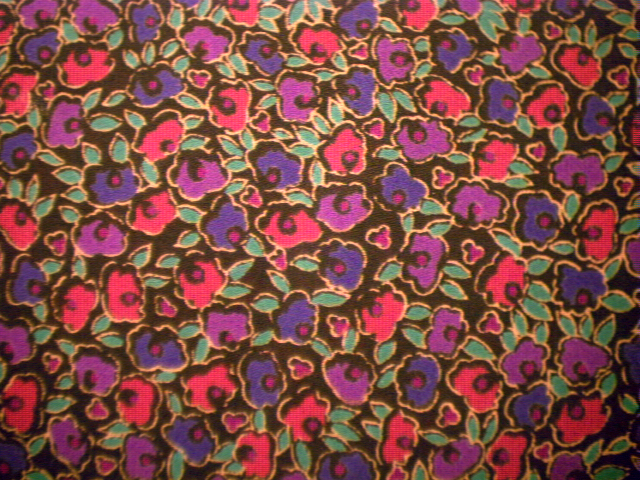
%> input picture Images/fabric.png, 640 x 480 px
$ octave ipexfabric.m   (GNU Octave 9; MATLAB toolbox functions it lacks are replaced by stand-ins)
%> lines starting %> are read from the running program, lines starting %| are printed output that depends on the picture; in (x1, y1, x2, y2) boxes, pixels count from 0 and x2, y2 are one past the last pixel; in counts of white or black regions, pixels touching at a corner belong together; the program's own positions count from 1
%% Color-Based Segmentation Using the L*a*b* Color Space
% This example shows how to identify different colors in fabric by analyzing the
% L*a*b* colorspace. The fabric image was acquired using the Image Acquisition
% Toolbox(TM).
%
% Copyright 1993-2012 The MathWorks, Inc.


%% Step 1: Acquire Image
% Read in the |fabric.png| image, which is an image of colorful fabric.  Instead
% of using |fabric.png|, you can acquire an image using the following functions in
% the Image Acquisition Toolbox.

% Access a Matrox(R) frame grabber attached to a Pulnix TMC-9700 camera, and
% acquire data using an NTSC format.
% vidobj = videoinput('matrox',1,'M_NTSC_RGB');

% Open a live preview window.  Point camera onto a piece of colorful fabric.
% preview(vidobj);

% Capture one frame of data.
% fabric = getsnapshot(vidobj);
% imwrite(fabric,'fabric.png','png');

% Delete and clear associated variables.
% delete(vidobj)
% clear vidobj;

fabric = imread('fabric.png');
%> fabric is the input picture: size 480x640x3 uint8; mean R, G, B 126.9, 75.7, 68.2
figure(1), imshow(fabric), title('fabric');

%% Step 2: Calculate Sample Colors in L*a*b* Color Space for Each Region
% You can see six major colors in the image: the background color, red, green,
% purple, yellow, and magenta.  Notice how easily you can visually distinguish
% these colors from one another.  The L*a*b* colorspace (also known as CIELAB or
% CIE L*a*b*) enables you to quantify these visual differences.
%
% The L*a*b* color space is derived from the CIE XYZ tristimulus values.  The
% L*a*b* space consists of a luminosity 'L*' or brightness layer, chromaticity
% layer 'a*' indicating where color falls along the red-green axis, and
% chromaticity layer 'b*' indicating where the color falls along the blue-yellow
% axis.
%
% Your approach is to choose a small sample region for each color and to
% calculate each sample region's average color in 'a*b*' space. You will use
% these color markers to classify each pixel.
%
% To simplify this example, load the region coordinates that are stored in a
% MAT-file.

load regioncoordinates;

nColors = 6;
sample_regions = false([size(fabric,1) size(fabric,2) nColors]);

for count = 1:nColors
  sample_regions(:,:,count) = roipoly(fabric,region_coordinates(:,1,count),...
                                      region_coordinates(:,2,count));
end

imshow(sample_regions(:,:,2)),title('sample region for red');
%> after `imshow(sample_regions(:,:,2))`:
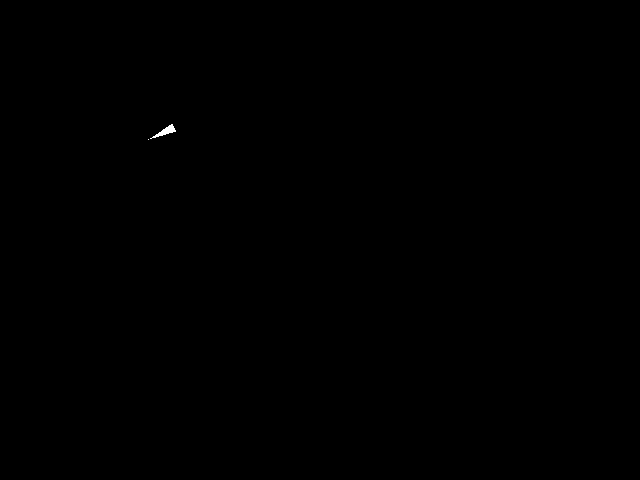
%> displayed picture: size 480x640 logical; 0.04% white; 2 white regions (1 under 20 px), largest, box (x1, y1, x2, y2) and area: (150, 124, 176, 139) 126

%%
% Convert your fabric RGB image into an L*a*b* image using |makecform| and
% |applycform|.

cform = makecform('srgb2lab');
lab_fabric = applycform(fabric,cform);
%> lab_fabric: size 480x640x3 uint8; mean of channels 1, 2, 3 98.4, 148.7, 143.1

%%
% Calculate the mean 'a*' and 'b*' value for each area that you extracted with
% |roipoly|.  These values serve as your color markers in 'a*b*' space.

a = lab_fabric(:,:,2);
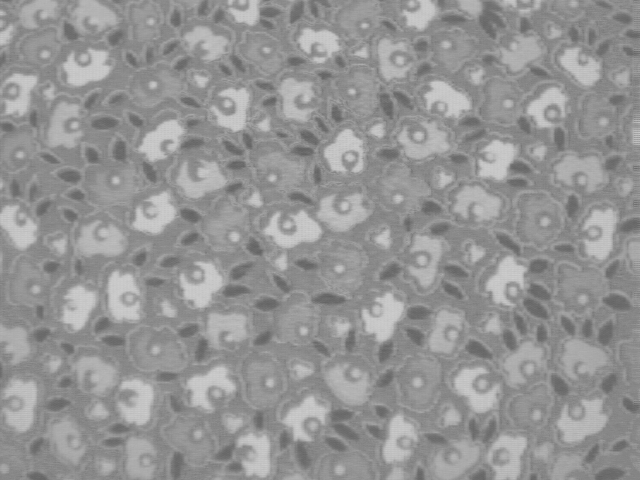
%> a: size 480x640 uint8; min 96, max 206, mean 148.7
b = lab_fabric(:,:,3);
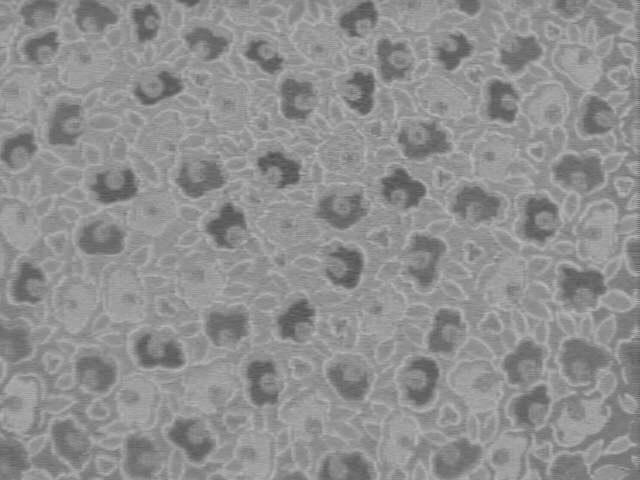
%> b: size 480x640 uint8; min 77, max 188, mean 143.1
color_markers = repmat(0, [nColors, 2]);

for count = 1:nColors
  color_markers(count,1) = mean2(a(sample_regions(:,:,count)));
  color_markers(count,2) = mean2(b(sample_regions(:,:,count)));
end
%> after the loop, color_markers = [139.7 144.5; 198.1 149.8; 106.4 140.1; 160.7 93.66; 185.6 105; 151.2 173.5]

%%
% For example, the average color of the red sample region in 'a*b*' space is

disp(sprintf('[%0.3f,%0.3f]',color_markers(2,1),color_markers(2,2)));
%| [198.150,149.795]

%% Step 3: Classify Each Pixel Using the Nearest Neighbor Rule
% Each color marker now has an 'a*' and a 'b*' value.  You can classify each pixel
% in the |lab_fabric| image by calculating the Euclidean distance between that
% pixel and each color marker.  The smallest distance will tell you that the
% pixel most closely matches that color marker.  For example, if the distance
% between a pixel and the red color marker is the smallest, then the pixel would
% be labeled as a red pixel.

%%
% Create an array that contains your color labels,
% i.e., 0 = background, 1 = red, 2 = green, 3 = purple, 4 = magenta, and 5 = yellow.

color_labels = 0:nColors-1;

%%
% Initialize matrices to be used in the nearest neighbor classification.

a = double(a);
%> a: size 480x640 double
b = double(b);
%> b: size 480x640 double
distance = repmat(0,[size(a), nColors]);

%%
% Perform classification

for count = 1:nColors
  distance(:,:,count) = ( (a - color_markers(count,1)).^2 + ...
                      (b - color_markers(count,2)).^2 ).^0.5;
end

[value, label] = min(distance,[],3);
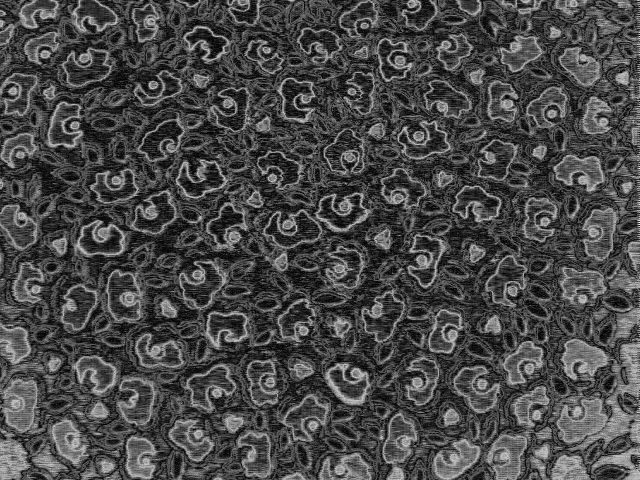
%> value: size 480x640 double; min 0.254, max 40.48, mean 11.8; drawn with min black and max white
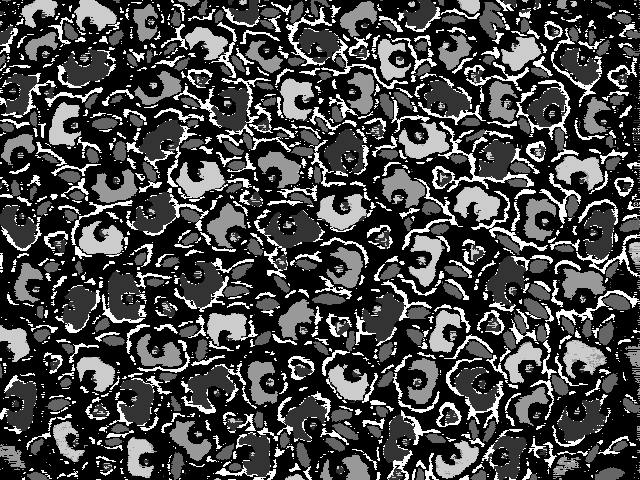
%> label: size 480x640 double; min 1, max 6, mean 2.38; drawn with min black and max white
label = color_labels(label);
clear value distance;

%% Step 4: Display Results of Nearest Neighbor Classification
% The label matrix contains a color label for each pixel in the fabric
% image. Use the label matrix to separate objects in the original fabric
% image by color.

rgb_label = repmat(label,[1 1 3]);
segmented_images = repmat(uint8(0),[size(fabric), nColors]);

for count = 1:nColors
  color = fabric;
  color(rgb_label ~= color_labels(count)) = 0;
  segmented_images(:,:,:,count) = color;
end
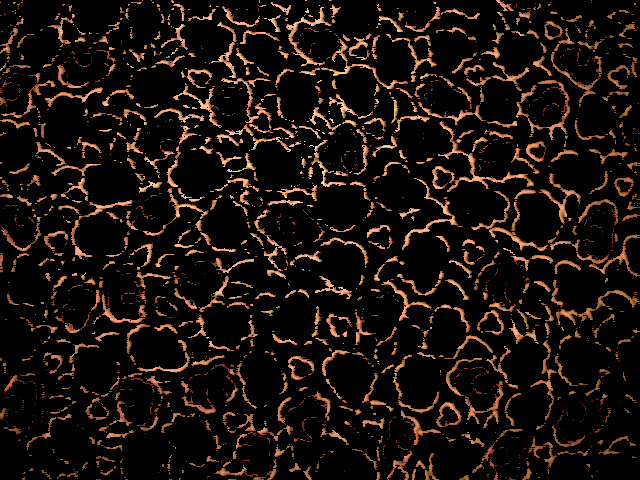
%> color: size 480x640x3 uint8; mean R, G, B 25.5, 16.3, 10.3

imshow(segmented_images(:,:,:,2)), title('red objects');

%%

imshow(segmented_images(:,:,:,3)), title('green objects');

%%

imshow(segmented_images(:,:,:,4)), title('purple objects');

%%

imshow(segmented_images(:,:,:,5)), title('magenta objects');

%%

imshow(segmented_images(:,:,:,6)), title('yellow objects');


%% Step 5: Display 'a*' and 'b*' Values of the Labeled Colors.
% You can see how well the nearest neighbor classification separated the
% different color populations by plotting the 'a*' and 'b*' values of pixels that
% were classified into separate colors.  For display purposes, label each
% point with its color label.

purple = [119/255 73/255 152/255];
plot_labels = {'k', 'r', 'g', purple, 'm', 'y'};

figure
for count = 1:nColors
  plot(a(label==count-1),b(label==count-1),'.','MarkerEdgeColor', ...
       plot_labels{count}, 'MarkerFaceColor', plot_labels{count});
  hold on;
end

title('Scatterplot of the segmented pixels in ''a*b*'' space');
xlabel('''a*'' values');
ylabel('''b*'' values');
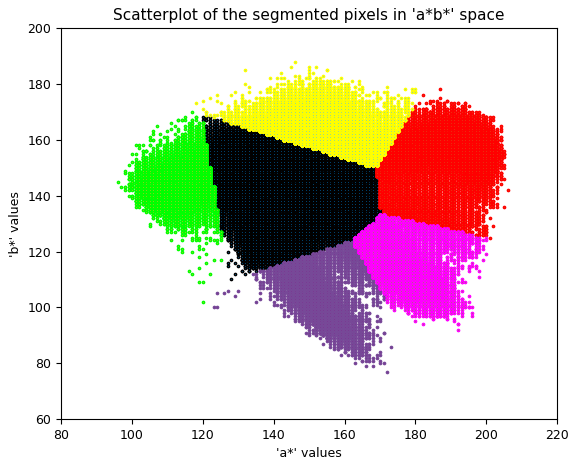
%> figure redrawn from the program's plot data


displayEndOfDemoMessage(mfilename)
%> (this line was passed over: displayEndOfDemoMessage is not available in this run)
